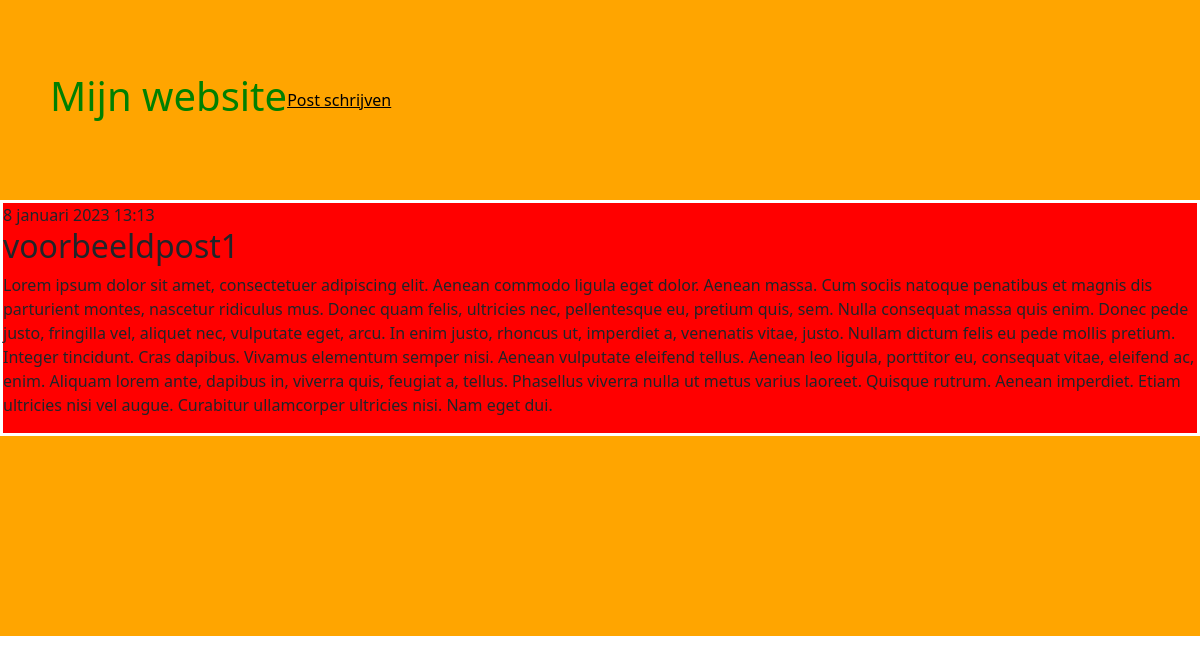
The app's page /post/2/ with its own data.
### blog/models.py (models this page shows, shortened)
class Post(models.Model):
   author = models.ForeignKey(settings.AUTH_USER_MODEL, on_delete=models.CASCADE)
   title = models.CharField(max_length=200)
   text = models.TextField()
   created_date = models.DateTimeField(default=timezone.now)
   published_date = models.DateTimeField(blank=True, null=True)

### blog/views.py (the view)
# urls.py: path('post/<int:pk>/', views.post_detail, name='post_inhoud'),
def post_detail(request, pk):
   post = get_object_or_404(Post, pk=pk)
   return render(request, 'blog/post_inhoud.html', {'post': post})

### blog/templates/blog/post_inhoud.html
{% extends 'blog/base.html' %}
{% block inhoud %}
<article class="post">
{% if post.published_date %}
<time class="date">
{{ post.published_date }}
</time>
{% endif %}
<h2>{{ post.title }}</h2>
<p>{{ post.text|linebreaksbr }}</p>
</article>
{% endblock %}

### blog/static/css/stijl.css (style rules this page uses)
article { border: 3px solid white; }

### records on screen
Post: published_date "8 januari 2023 13:13", title "voorbeeldpost1", text "Lorem ipsum dolor sit amet, consectetuer adipiscing elit. Aenean commodo ligula eget dolor. Aenean massa. Cum sociis natoque penatibus et magnis dis parturient montes, nascetur ridiculus mus. Donec quam felis, ultricies nec, pellentesque eu, pretium quis, sem. Nulla consequat massa quis enim. Donec pede justo, fringilla vel, aliquet nec, vulputate eget, arcu. In enim justo, rhoncus ut, imperdiet a, venenatis vitae, justo. Nullam dictum felis eu pede mollis pretium. Integer tincidunt. Cras dapibus. Vivamus elementum semper nisi. Aenean vulputate eleifend tellus. Aenean leo ligula, porttitor eu, consequat vitae, eleifend ac, enim. Aliquam lorem ante, dapibus in, viverra quis, feugiat a,…"
